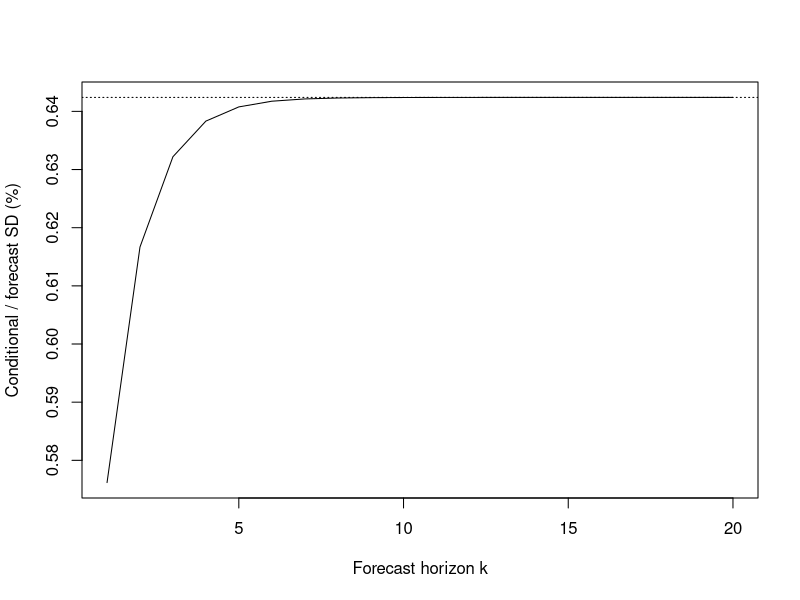

Reproduce this figure in R.
# 合成教学数据，非真实市场行情; source is not independently verified
# Simple returns, decimal; one observation period, no automatic annualization.
R <- c(0.007412163339544217,
 -0.010482472146455321,
 0.008230851250901908,
 -0.0017544755294552758,
 -0.0051058979531225955,
 0.008836480819329084,
 -0.008069460912111217,
 0.003083159580684499,
 0.003283682466898781,
 -0.0075217265370117,
 0.007909726145666481,
 -0.004167708599150859,
 -0.001731318295021438,
 0.006388502107881307,
 -0.007733818897379609,
 0.005089088457663708,
 0.00031660889609970736,
 -0.005315970047409268,
 0.00749574337347355,
 -0.005864481814017135,
 0.0010212681270710146,
 0.004225548099663988,
 -0.007152192498396882,
 0.006481401262769117,
 -0.0022927510716643797,
 -0.003077880045171515,
 0.006674051240871524,
 -0.006920236601272181,
 0.003478987279705359,
 0.0018642368677680944,
 -0.006046998470411728,
 0.007165424552913003,
 -0.004548237896337581,
 -0.0005982444754874664,
 0.005268568505368928,
 -0.0072090948011840576,
 0.00546696573361081,
 -0.0006908037577509802,
 -0.004345435689627863,
 0.007050835956111483,
 0.03447608466288317,
 0.003301594174389433,
 0.005282395452769607,
 -0.010268848468377317,
 0.009932058247289648,
 -0.00450652991046329,
 -0.0029171279251399575,
 0.00814258032089669,
 -0.009079130905087508,
 0.00535382966147253,
 0.0010856325837020175,
 -0.006471637120770416,
 0.008378022193971628,
 -0.006010646691100449,
 0.00043942435901772196,
 0.0050603356148808554,
 -0.007762114248084521,
 0.006538947033129491,
 -0.0017889718539344764,
 -0.003762778766087461,
 0.007151322725917699,
 -0.00694076815747988,
 0.0030169107917315924,
 0.0024909111907596574,
 -0.006481107440425808,
 0.00719563687306754,
 -0.004127918570701305,
 -0.001206536196759826,
 0.005710719252532805,
 -0.007282237362592627,
 0.005102369570066203,
 -0.00009201976673746681,
 -0.004820937562954273,
 0.007186938964516124,
 -0.005913595604836681,
 0.0013824950407694218,
 0.0038094046683057768,
 -0.006904983937354061,
 0.006537770362466678,
 -0.0026289643002737288,
 -0.0026870279154288437,
 0.006438836835791205,
 -0.0069584014600299815,
 0.0037899877142431597,
 0.001475860979018049,
 -0.005796203922550201,
 0.007167389088249899,
 -0.0048249492290639425,
 -0.00020761066526904783,
 0.004988840263940824,
 -0.00716415273385324,
 0.005698646944657227,
 -0.0010782225839002417,
 -0.004032457300768834,
 0.00695390699982955,
 -0.006384106010432133,
 0.002337111711267952,
 0.002947548984118106,
 -0.006545864314732809,
 0.0068636946258373915,
 -0.0035231003641641658,
 -0.0017605931320347054,
 0.005951910846052656,
 -0.007128814405876396,
 0.0045926862609542264,
 0.000504867390092475,
 -0.005186088366495874,
 0.007178588130551282,
 -0.005508278686513892,
 0.0007798297945881697,
 0.00426499247500632,
 -0.007018039630858435,
 0.006240634280592247,
 -0.002048899445570233,
 -0.0032089442959864346,
 0.006656264321395065,
 -0.006769968710286935,
 0.003255925222913361,
 0.002043503676083573,
 -0.006105031251482009,
 0.007085774357063123,
 -0.004356305158781572,
 -0.0008006495539184436,
 0.005378136373773408,
 -0.007185631115096498,
 0.00531073881367242,
 -0.00048107655046283687,
 -0.004491651167385186,
 0.007073438798904378,
 -0.006087873333875894,
 0.0017578843783596738,
 0.0034649842949054047,
 -0.006757546217537926,
 0.006665699310064337,
 -0.0029834293192308073,
 -0.002322395839639031,
 0.006249223990400947,
 -0.007031636311538517,
 0.004112342018804895,
 0.0010943380582277922,
 -0.005561828929687306,
 0.007181536794691487,
 -0.005103807890430455,
 0.00018209779661739053,
 0.004710847441912495,
 -0.007118008987129756,
 0.005924452026342761,
 -0.0014641384521021266,
 -0.0037147929162654335,
 0.006848527625572845,
 -0.006550040666037566,
 0.0027057333940398776,
 0.0025966644742340776,
 -0.006383791460054556,
 0.006965858273499633,
 -0.003860954682430563,
 -0.001385394526064658,
 0.005736703957409584,
 -0.007165930834337918,
 0.004887636082955434)
B <- NULL
dates <- seq_along(R)
p <- list(omega=0.00001,
 a=0.12,
 b=0.82,
 gamma=0.06,
 kappa=0.2,
 mu=0,
 n=160,
 shock=4,
 lag=5,
 level=0.05,
 horizon=20,
 impact=0.03,
 weight=0.5,
 rho=0.3 )
n <- length(R)
stopifnot(n>=2,all(is.finite(R)),all(R>=-1))


# Conditional Gaussian GARCH fit: fixed training mean, h[1]=training sample variance.
# Scale residuals by training SD for optimization; transform variance back afterward.
gdecode <- function(t) {
  ea<-exp(t[2]);eb<-exp(t[3]);den<-1+ea+eb
  c(w=exp(t[1]),a=ea/den,b=eb/den)
}
gsimplex <- function(fn,start,maxIter=1800) {
  d<-length(start);v<-rbind(start,matrix(rep(start,d),nrow=d,byrow=TRUE)+diag(.25,d))
  f<-apply(v,1,fn)
  for(it in seq_len(maxIter)-1) {
    ord<-order(f);v<-v[ord,,drop=FALSE];f<-f[ord]
    spread<-max(abs(sweep(v[-1,,drop=FALSE],2,v[1,],"-")))
    if(spread<1e-6&&f[d+1]-f[1]<1e-8)
      return(list(par=v[1,],value=f[1],converged=TRUE,iterations=it))
    cent<-colMeans(v[seq_len(d),,drop=FALSE]);r<-2*cent-v[d+1,];fr<-fn(r)
    if(fr<f[1]){e<-cent+2*(r-cent);fe<-fn(e)
      if(fe<fr){v[d+1,]<-e;f[d+1]<-fe}else{v[d+1,]<-r;f[d+1]<-fr}
    }else if(fr<f[d]){v[d+1,]<-r;f[d+1]<-fr}else{
      outside<-fr<f[d+1];cx<-cent+.5*((if(outside)r else v[d+1,])-cent);fc<-fn(cx)
      if(fc<(if(outside)fr else f[d+1])){v[d+1,]<-cx;f[d+1]<-fc}else{
        for(j in 2:(d+1)){v[j,]<-(v[j,]+v[1,])/2;f[j]<-fn(v[j,])}
      }
    }
  }
  j<-which.min(f);list(par=v[j,],value=f[j],converged=FALSE,iterations=maxIter)
}
garch_objective <- function(eps,t) {
  if(any(!is.finite(t))||any(abs(t)>20))return(1e100)
  p<-gdecode(t);if(p[2]+p[3]>=1)return(1e100)
  h<-1;f<-0
  for(z in eps){
    if(!is.finite(h)||h<=0)return(1e100)
    f<-f+.5*(log(2*pi)+log(h)+z*z/h)
    h<-p[1]+p[2]*z*z+p[3]*h
  }
  if(is.finite(f))f else 1e100
}
fit_garch <- function(trainR,maxIter=1800) {
  stopifnot(all(is.finite(trainR)),all(trainR>=-1))
  n<-length(trainR);if(n<60)stop("GARCH needs at least 60 training observations")
  mu<-mean(trainR);s2<-var(trainR);scale<-sqrt(s2)
  if(!is.finite(scale)||scale<=1e-12*max(1,abs(mu)))stop("Near-constant training returns")
  eps<-(trainR-mu)/scale;fn<-function(t)garch_objective(eps,t)
  original<-rbind(c(.05,.08,.87),c(.1,.15,.75),c(.5,.1,.4),
    c(.9,.05,.05),c(.01,.12,.87),c(.2,.6,.2))
  starts<-t(apply(original,1,function(p)c(log(p[1]),log(p[2]/(1-p[2]-p[3])),log(p[3]/(1-p[2]-p[3])))))
  attempts<-lapply(seq_len(nrow(starts)),function(i){
    v<-gsimplex(fn,starts[i,],maxIter)
    local<-v$converged&&all(sapply(seq_along(v$par),function(j)all(sapply(c(-1,1),function(sign){
      t<-v$par;t[j]<-t[j]+sign*1e-4;fn(t)>=v$value-1e-6
    }))))
    v$accepted<-v$converged&&local&&v$value<1e99;v
  })
  valid<-Filter(function(v)v$accepted,attempts)
  if(!length(valid))stop("GARCH optimization failed: no teaching-parameter fallback")
  best<-valid[[which.min(sapply(valid,function(v)v$value))]]
  p<-gdecode(best$par);omega<-p[1]*s2;a<-p[2];b<-p[3];h<-numeric(n+1);h[1]<-s2
  for(t in seq_len(n))h[t+1]<-omega+a*(trainR[t]-mu)^2+b*h[t]
  stopifnot(omega>0,a>=0,b>=0,a+b<1,all(is.finite(h)),all(h>0))
  list(omega=unname(omega),a=unname(a),b=unname(b),mu=mu,initial=s2,
    scale=scale,n=n,h=h,theta=best$par,logLikelihood=-best$value-n*log(scale),
    converged=TRUE,iterations=best$iterations,attempts=attempts)
}
garch_forecast <- function(R,gamma,N,train,fit) {
  stopifnot(train==fit$n,train>=60,train<length(R))
  n<-length(R);h<-rep(NA_real_,n+1);h[train+1]<-fit$h[train+1]
  for(t in seq.int(train+1,n))h[t+1]<-fit$omega+fit$a*(R[t]-fit$mu)^2+fit$b*h[t]
  sigma<-sqrt(h);z<-qnorm(gamma)
  list(h=h,sigma=sigma,VaR=N*(-fit$mu+sigma*z),
    ES=N*(-fit$mu+sigma*dnorm(z)/(1-gamma)),mu=fit$mu)
}
# Fixed initial training estimation + sequential test variance updates; no daily refitting.
garch_estimated_backtest <- function(bt,R,gamma,N,train) {
  attempt<-tryCatch({f<-fit_garch(R[seq_len(train)]);g<-garch_forecast(R,gamma,N,train,f);
    ids<-bt$ids;V<-g$VaR[ids];E<-g$ES[ids];hit<-bt$L>V
    actual<-if(any(hit))mean(bt$L[hit])else NA_real_
    predicted<-if(any(hit))mean(E[hit])else NA_real_
    list(fit=f,model=list(VaR=V,ES=E,hits=which(hit),test=kupiec(length(ids),sum(hit),1-gamma),
      meanActual=actual,meanES=predicted,bias=actual-predicted))},error=function(e)list(error=conditionMessage(e)))
  bt$fit<-attempt$fit;bt$models$garchFit<-if(is.null(attempt$error))attempt$model else list(error=attempt$error)
  bt
}

vpath <- function(R,p,type="garch",initial=NULL) {
  if(type=="arch")p$b<-0
  if(type!="gjr")p$gamma<-0
  if(type!="m")p$kappa<-0
  persistence<-p$a+p$b+p$gamma/2
  stopifnot(p$omega>0,p$a>=0,p$b>=0,p$a+p$gamma>=0,persistence<1)
  n<-length(R);h<-numeric(n+1);h[1]<-if(is.null(initial))p$omega/(1-persistence)else initial
  stopifnot(is.finite(h[1]),h[1]>0)
  eps<-z<-condMean<-numeric(n);ll<-0
  for(t in seq_len(n)) {
    condMean[t]<-p$mu+p$kappa*sqrt(h[t]);eps[t]<-R[t]-condMean[t];z[t]<-eps[t]/sqrt(h[t])
    ll<-ll-.5*(log(2*pi)+log(h[t])+eps[t]^2/h[t])
    h[t+1]<-p$omega+(p$a+if(eps[t]<0)p$gamma else 0)*eps[t]^2+p$b*h[t]
  }
  stopifnot(all(is.finite(h)),all(h>0))
  p<-p[c("omega","a","b","gamma","mu","kappa")]
  c(p,list(h=h,eps=eps,z=z,condMean=condMean,logLikelihood=ll,persistence=persistence,n=n))
}
vdecode <- function(t,type) {
  if(type=="arch")return(list(omega=exp(t[1]),a=plogis(t[2]),b=0,gamma=0,mu=0,kappa=0))
  if(type=="gjr") {u<-exp(t[2:4]);d<-1+sum(u);a<-2*u[1]/d
    return(list(omega=exp(t[1]),a=unname(a),b=unname(u[3]/d),gamma=unname(2*u[2]/d-a),mu=0,kappa=0))}
  p<-gdecode(t);list(omega=unname(p[1]),a=unname(p[2]),b=unname(p[3]),gamma=0,
    mu=if(type=="m")t[4]else 0,kappa=if(type=="m")t[5]else 0)
}
vfit <- function(R,type="garch",maxIter=2600) {
  n<-length(R);if(n<60)stop("At least 60 observations required")
  baseMu<-mean(R);s2<-var(R);scale<-sqrt(s2)
  if(!is.finite(scale)||scale<=1e-12*max(1,abs(baseMu)))stop("Near-constant returns")
  if(type=="garch") {
    f<-fit_garch(R);p<-list(omega=f$omega,a=f$a,b=f$b,gamma=0,kappa=0,mu=f$mu)
    q<-vpath(R,p,type,s2);k<-4
  }else{
    y<-(R-baseMu)/scale
    if(type=="arch")starts<-rbind(c(-2,-2),c(-1,0),c(0,-3)) else if(type=="gjr")
      starts<-rbind(c(-3,log(2),log(4),log(40)),c(-1,-1,-1,1),c(-2,0,0,2),c(-1,1,0,1)) else {
      original<-rbind(c(.05,.08,.87),c(.1,.15,.75),c(.5,.1,.4),c(.9,.05,.05))
      starts<-do.call(rbind,lapply(seq_len(4),function(i){p<-original[i,];t<-c(log(p[1]),log(p[2]/(1-p[2]-p[3])),log(p[3]/(1-p[2]-p[3])))
        rbind(c(t,0,0),c(t,-.1,.2),c(t,.1,-.2))}))
    }
    fn<-function(t){if(any(!is.finite(t))||any(abs(t)>20))return(1e100)
      tryCatch(-vpath(y,vdecode(t,type),type,1)$logLikelihood,error=function(e)1e100)}
    attempts<-lapply(seq_len(nrow(starts)),function(i){v<-gsimplex(fn,starts[i,],maxIter)
      local<-v$converged&&all(sapply(seq_along(v$par),function(j)all(sapply(c(-1,1),function(sign){
        t<-v$par;t[j]<-t[j]+sign*1e-4;fn(t)>=v$value-1e-6}))))
      v$accepted<-v$converged&&v$value<1e99&&local;v})
    valid<-Filter(function(x)x$accepted,attempts)
    if(!length(valid))stop("Optimization failed; no parameter fallback")
    best<-valid[[which.min(sapply(valid,function(x)x$value))]]
    p<-vdecode(best$par,type);p$omega<-p$omega*s2;p$mu<-baseMu+p$mu*scale
    q<-vpath(R,p,type,s2);k<-if(type=="arch")3 else 5
    q$theta<-best$par;q$attempts<-attempts
  }
  q$converged<-TRUE;q$parameters<-k;q$aic<- -2*q$logLikelihood+2*k
  q$bic<- -2*q$logLikelihood+log(n)*k;q
}
varch <- function(e,lag) {
  n<-length(e);stopifnot(lag>=1,lag<=20,lag==floor(lag),n-lag>lag+2)
  scale<-mean(e^2);if(scale<=1e-24)stop("Degenerate residual variance")
  q<-e^2/scale;ids<-seq.int(lag+1,n);y<-q[ids]
  X<-cbind(1,sapply(seq_len(lag),function(j)q[ids-j]))
  if(qr(X,tol=1e-10)$rank<ncol(X)||sum((y-mean(y))^2)<1e-16*length(y))stop("Auxiliary regression rank deficient")
  fit<-lm.fit(X,y);r2<-max(0,min(1,1-sum(fit$residuals^2)/sum((y-mean(y))^2)))
  stat<-length(y)*r2;c(stat=stat,p=pchisq(stat,lag,lower.tail=FALSE),df=lag,n=length(y),r2=r2)
}
vljung <- function(e,lag) {
  stopifnot(length(e)>lag+2,lag>=1)
  if(sum((e-mean(e))^2)<1e-24)stop("Degenerate series")
  t<-Box.test(e,lag=lag,type="Ljung-Box",fitdf=0)
  c(stat=unname(t$statistic),p=t$p.value,df=lag,n=length(e))
}
vforecast <- function(q,H) {
  stopifnot(H>=1,H<=100,H==floor(H))
  long<-q$omega/(1-q$persistence)
  h<-numeric(H);h[1]<-tail(q$h,1)
  if(H>1)for(k in 2:H)h[k]<-q$omega+q$persistence*h[k-1]
  list(h=h,sigma=sqrt(h),long=long)
}
vccc <- function(A,B,p,mode="estimate",rhoMode="estimated") {
  stopifnot(length(A)==length(B))
  qa<-if(mode=="estimate")vfit(A)else vpath(A,p)
  qb<-if(mode=="estimate")vfit(B)else vpath(B,p)
  estimatedRho<-cor(qa$z,qb$z);rho<-if(rhoMode=="manual")p$rho else estimatedRho
  stopifnot(is.finite(rho),abs(rho)<1)
  covariance<-rho*sqrt(qa$h*qb$h)
  determinant<-qa$h*qb$h-covariance^2
  hp<-p$weight^2*qa$h+(1-p$weight)^2*qb$h+2*p$weight*(1-p$weight)*covariance
  stopifnot(all(determinant>0),all(hp>=0))
  list(a=qa,b=qb,rho=rho,estimatedRho=estimatedRho,covariance=covariance,hp=hp,det=determinant)
}


model <- "garch"
mode <- "estimate"
q <- tryCatch(if(mode=="estimate")vfit(R,model)else vpath(R,p,model),error=function(e)list(error=conditionMessage(e)))
if(!is.null(q$error))message(q$error)else {
 print(unlist(q[c("omega","a","b","gamma","mu","kappa","logLikelihood","parameters","aic","bic")]))
 print(c(n=length(R),converged=if(mode=="estimate")q$converged else NA,current_SD=sqrt(q$h[n]),next_SD=sqrt(tail(q$h,1))))
 if(mode=="estimate"&&(q$persistence>.9999||q$a<1e-5||q$b<1e-5))message("Near parameter boundary: numerical convergence does not prove reliable identification")
 print(tail(data.frame(h=q$h,sigma=sqrt(q$h),actual=c(R,NA_real_)),6))
}

if(is.null(q$error)) {
 diagnostics <- list(z=tryCatch(vljung(q$z,p$lag),error=function(e)conditionMessage(e)),
 z2=tryCatch(vljung(q$z^2,p$lag),error=function(e)conditionMessage(e)),
 arch=tryCatch(varch(q$z,p$lag),error=function(e)conditionMessage(e)))
 print(diagnostics)
 forecast <- vforecast(q,p$horizon)
 print(data.frame(k=seq_len(p$horizon),variance=forecast$h,sd=sqrt(forecast$h)))
}

comparison <- lapply(c("arch","garch","gjr"),function(type){
 tryCatch({f<-vfit(R,type);c(LL=f$logLikelihood,k=f$parameters,AIC=f$aic,BIC=f$bic)},error=function(e)conditionMessage(e))})
names(comparison)<-c("ARCH","GARCH","GJR");print(comparison)

if(is.null(q$error)) {
 y <- forecast$sigma*100
 plot(seq_along(y),y,type="l",xlab="Forecast horizon k",ylab="Conditional / forecast SD (%)")
 abline(h=sqrt(forecast$long)*100,lty=3)
}
